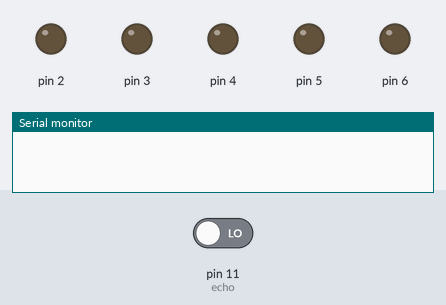
A sketch run on a simulated Arduino Uno, built with avr-gcc and run on an emulated ATmega328P. Parts: output pins drawn as LEDs (lit = HIGH), the last lines printed to the serial monitor. Inputs (shaded band) come from the test bench; at power-on: pin 11 (echo) LOW. Pins used as bus, display or sensor lines are not drawn.

Above: at 0.1 s.
At 1.1 s:
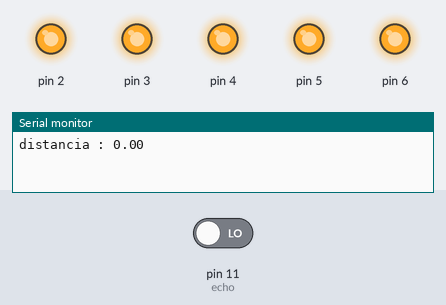
Timing chart, 0 to 2.6 s (numbered marks = the images above):
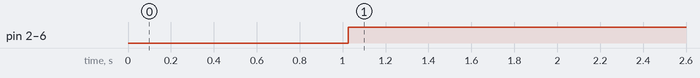

The sketch:

SENSOR_ULTRASONICO_COON_LEDS.ino
```cpp
int trig = 12;
int echo = 11;
int travelTime;
float distancia;

void setup() {
  pinMode(trig, OUTPUT);
  pinMode(echo, INPUT);
  pinMode(2, OUTPUT);
  pinMode(3, OUTPUT);
  pinMode(4, OUTPUT);
  pinMode(5, OUTPUT);
  pinMode(6, OUTPUT);
  Serial.begin(9600);
}

void prenderLeds( float distancia){
  if (distancia < 3){
    digitalWrite(2, HIGH);
    digitalWrite(3, HIGH);
    digitalWrite(4, HIGH);
    digitalWrite(5, HIGH);
    digitalWrite(6, HIGH);
  } else if (distancia < 6){
    digitalWrite(2, HIGH);
    digitalWrite(3, HIGH);
    digitalWrite(4, HIGH);
    digitalWrite(5, HIGH);
    digitalWrite(6, LOW);
  } else if (distancia < 9){
    digitalWrite(2, HIGH);
    digitalWrite(3, HIGH);
    digitalWrite(4, HIGH);
    digitalWrite(5, LOW);
    digitalWrite(6, LOW);
  }else if (distancia < 12){
    digitalWrite(2, HIGH);
    digitalWrite(3, HIGH);
    digitalWrite(4, LOW);
    digitalWrite(5, LOW);
    digitalWrite(6, LOW);
  }else if (distancia < 18){
    digitalWrite(2, HIGH);
    digitalWrite(3, LOW);
    digitalWrite(4, LOW);
    digitalWrite(5, LOW);
    digitalWrite(6, LOW);
  }else{
    digitalWrite(2, LOW);
    digitalWrite(3, LOW);
    digitalWrite(4, LOW);
    digitalWrite(5, LOW);
    digitalWrite(6, LOW);
  }
}

void loop() {
  digitalWrite(trig, HIGH);
  delay(1);
  travelTime = pulseIn(echo, HIGH);
  delay(25);
  digitalWrite(trig, LOW);
  distancia = travelTime / 58.2;
  Serial.print("distancia : ");
  Serial.println(distancia);
 prenderLeds(distancia);
}
```

Measured:
- by itself, pin 2–6: LOW → HIGH at 1.0 s
